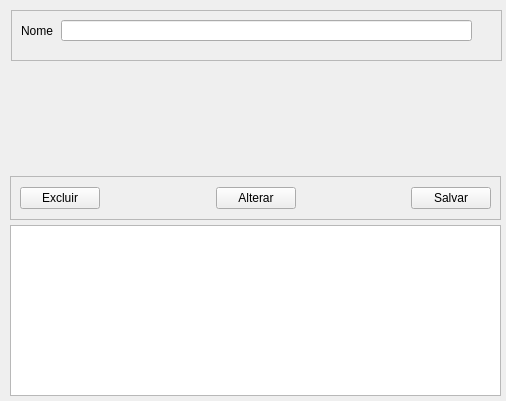
<?xml version="1.0" encoding="UTF-8"?>
<ui version="4.0">
 <class>TelaCargo</class>
 <widget class="QWidget" name="TelaCargo">
  <property name="geometry">
   <rect>
    <x>0</x>
    <y>0</y>
    <width>506</width>
    <height>401</height>
   </rect>
  </property>
  <property name="windowTitle">
   <string>Gerencia de Cargos</string>
  </property>
  <widget class="QFrame" name="frame">
   <property name="geometry">
    <rect>
     <x>11</x>
     <y>10</y>
     <width>491</width>
     <height>51</height>
    </rect>
   </property>
   <property name="frameShape">
    <enum>QFrame::Shape::StyledPanel</enum>
   </property>
   <property name="frameShadow">
    <enum>QFrame::Shadow::Raised</enum>
   </property>
   <widget class="QLabel" name="label_2">
    <property name="geometry">
     <rect>
      <x>10</x>
      <y>13</y>
      <width>49</width>
      <height>16</height>
     </rect>
    </property>
    <property name="text">
     <string>Nome</string>
    </property>
   </widget>
   <widget class="QLineEdit" name="lineEditNome">
    <property name="geometry">
     <rect>
      <x>50</x>
      <y>10</y>
      <width>411</width>
      <height>21</height>
     </rect>
    </property>
   </widget>
  </widget>
  <widget class="QFrame" name="frame_2">
   <property name="geometry">
    <rect>
     <x>10</x>
     <y>176</y>
     <width>491</width>
     <height>44</height>
    </rect>
   </property>
   <property name="frameShape">
    <enum>QFrame::Shape::StyledPanel</enum>
   </property>
   <property name="frameShadow">
    <enum>QFrame::Shadow::Raised</enum>
   </property>
   <layout class="QHBoxLayout" name="horizontalLayout">
    <item>
     <widget class="QPushButton" name="pushButtonExcluir">
      <property name="text">
       <string>Excluir</string>
      </property>
     </widget>
    </item>
    <item>
     <spacer name="horizontalSpacer">
      <property name="orientation">
       <enum>Qt::Orientation::Horizontal</enum>
      </property>
      <property name="sizeHint" stdset="0">
       <size>
        <width>40</width>
        <height>20</height>
       </size>
      </property>
     </spacer>
    </item>
    <item>
     <widget class="QPushButton" name="pushButtonAlterar">
      <property name="text">
       <string>Alterar</string>
      </property>
     </widget>
    </item>
    <item>
     <spacer name="horizontalSpacer_2">
      <property name="orientation">
       <enum>Qt::Orientation::Horizontal</enum>
      </property>
      <property name="sizeHint" stdset="0">
       <size>
        <width>40</width>
        <height>20</height>
       </size>
      </property>
     </spacer>
    </item>
    <item>
     <widget class="QPushButton" name="pushButtonSalvar">
      <property name="text">
       <string>Salvar</string>
      </property>
     </widget>
    </item>
   </layout>
  </widget>
  <widget class="QTableWidget" name="tableWidgetCargos">
   <property name="geometry">
    <rect>
     <x>10</x>
     <y>225</y>
     <width>491</width>
     <height>171</height>
    </rect>
   </property>
   <property name="selectionMode">
    <enum>QAbstractItemView::SelectionMode::SingleSelection</enum>
   </property>
   <property name="selectionBehavior">
    <enum>QAbstractItemView::SelectionBehavior::SelectRows</enum>
   </property>
   <attribute name="horizontalHeaderDefaultSectionSize">
    <number>99</number>
   </attribute>
  </widget>
 </widget>
 <resources/>
 <connections/>
</ui>
